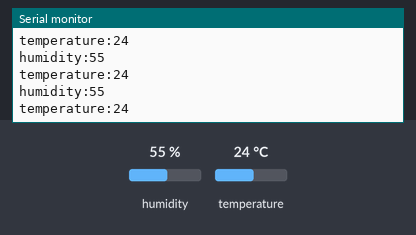
The sketch below on a simulated Arduino Uno, built with avr-gcc and run on an emulated ATmega328P. Parts: the last lines printed to the serial monitor. The inputs (shaded band) are chosen by the test bench; at power-on: humidity 55 %, temperature 24 °C.

Above: at 2.8 s.
2.9 s: humidity set to 22 %
At 5.5 s:
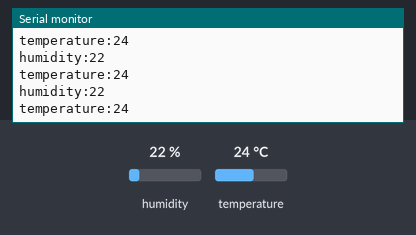
5.6 s: temperature set to 12 °C
At 7.6 s:
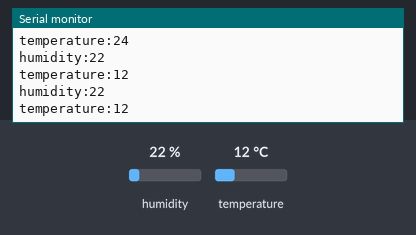
8.3 s: humidity set to 40 %
At 11.0 s:
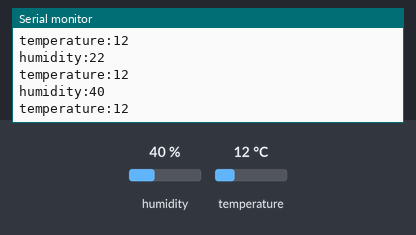
Timing chart, 0 to 12.5 s (numbered marks = the images above; inputs shaded):
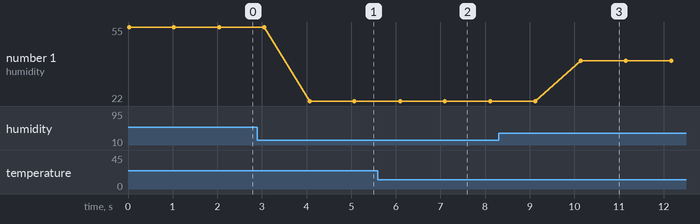

Measured:
- after the input at 2.9 s, the serial monitor: prints a new line after 1.2 s (image 1)
- after the input at 5.6 s, the serial monitor: prints a new line after 0.51 s (image 2)
- after the input at 8.3 s, the serial monitor: prints a new line after 1.8 s (image 3)
- plotted number 1: 55 → 22 after the input at 2.9 s, 22 → 40 after the input at 8.3 s

The sketch:

1_01_DHT11.ino
```cpp
/*
 *  이 소스는 에듀이노(Eduino)에 의해서 번역, 수정, 작성되었고 소유권 또한 에듀이노의 것입니다.
 *  소유권자의 허락을 받지 않고 무단으로 수정, 삭제하여 배포할 시 법적인 처벌을 받을 수 있습니다.
 *
 *  에듀이노 미세먼지 키트 기본예제
 *  - 온습도센서(DHT-11) 사용예제 -
 *  온습도 센서(DHT-11)를 이용해서 시리얼 모니터로 온도 및 습도값을 출력하는 예제코드 입니다.
 *
 */

#include <DHT.h>
#define DHTPIN A1
#define DHTTYPE DHT11
DHT dht(DHTPIN, DHTTYPE);

void setup(){
  Serial.begin(9600);
}

void loop() {
  int h = dht.readHumidity();
  int t = dht.readTemperature();

   Serial.print("humidity:");
   Serial.println(h);
   Serial.print("temperature:");
   Serial.println(t);
   delay(1000);
}
```
